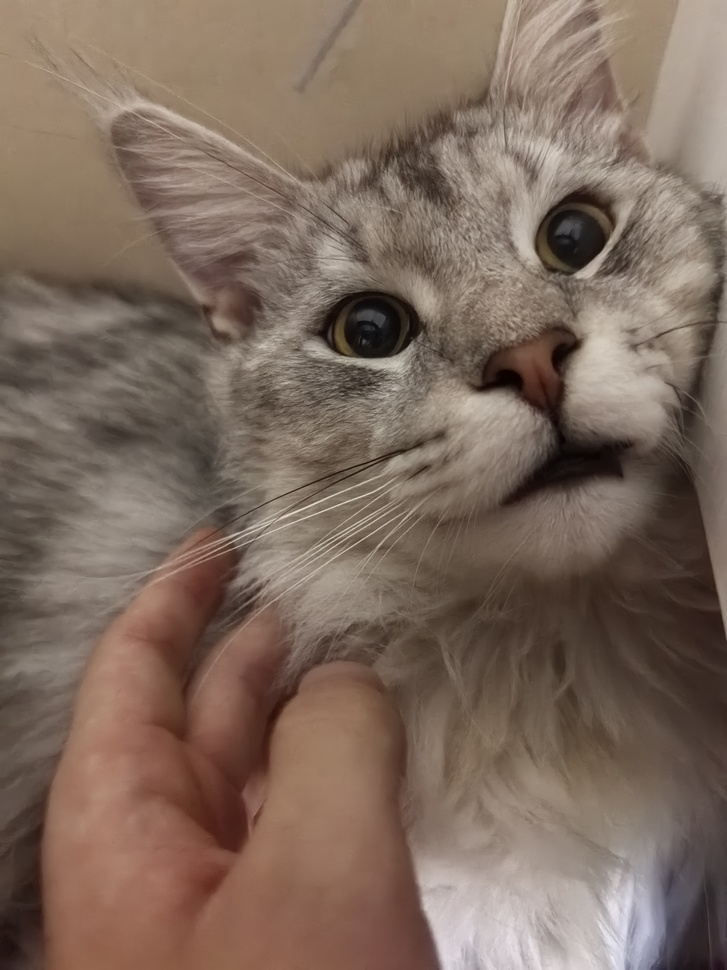
#> input picture cat.jpg, 727 x 970 px, shrunk from 3072 x 4096 before the run
$ python ceshi.py
#> lines starting #> are read from the running program, lines starting #| are printed output that depends on the picture
import cv2
import numpy as np
import matplotlib.pyplot as plt
from numpy.lib.stride_tricks import as_strided

# 1. 图像读取（使用自己拍摄的图像）
def read_image(image_path):
    img = cv2.imread(image_path)
    if img is None:
        raise ValueError("无法读取图像，请检查路径是否正确")
    # 转换为RGB格式（方便后续直方图显示）
    img_rgb = cv2.cvtColor(img, cv2.COLOR_BGR2RGB)
    return img, img_rgb

# 2. 灰度转换
def to_gray(image):
    # 手动实现灰度转换（不调用cv2.cvtColor）
    b, g, r = image[:, :, 0], image[:, :, 1], image[:, :, 2]
    gray = 0.114 * b + 0.587 * g + 0.299 * r
    return gray.astype(np.uint8)

# 3. 手动实现卷积（不调用任何滤波函数包）
def convolve(image, kernel):
    img_height, img_width = image.shape
    kernel_size = kernel.shape[0]
    pad_size = kernel_size // 2

    # 图像填充
    padded_img = np.zeros((img_height + 2 * pad_size, img_width + 2 * pad_size), dtype=np.float32)
    padded_img[pad_size:pad_size + img_height, pad_size:pad_size + img_width] = image.astype(np.float32)

    # 使用as_strided提取窗口（非函数包调用，属于基础数组操作）
    stride = padded_img.strides
    window_shape = (img_height, img_width, kernel_size, kernel_size)
    window_strides = (stride[0], stride[1], stride[0], stride[1])

    windows = as_strided(
        padded_img,
        shape=window_shape,
        strides=window_strides,
        writeable=False
    )

    # 计算卷积
    output = np.sum(windows * kernel, axis=(2, 3))
    output = np.clip(output, 0, 255)
    return output.astype(np.uint8)

# 4. 手动实现颜色直方图（不调用函数包）
def compute_histogram(image):
    # 对于RGB图像，分别计算三个通道的直方图
    channels = ['r', 'g', 'b']
    histograms = {}

    for i, channel in enumerate(channels):
        # 初始化直方图数组（0-255共256个 bins）
        hist = np.zeros(256, dtype=np.int32)
        # 遍历图像像素，统计每个像素值的出现次数
        for row in image[:, :, i]:
            for pixel in row:
                hist[pixel] += 1
        histograms[channel] = hist

    return histograms

# 5. 手动实现纹理特征提取（基于灰度共生矩阵，不调用函数包）
def extract_texture_features(gray_image):
    # 灰度共生矩阵计算（简化版，计算0度方向，距离1）
    gray_level = 256
    glcm = np.zeros((gray_level, gray_level), dtype=np.int32)

    # 遍历图像，统计相邻像素对
    for i in range(gray_image.shape[0]):
        for j in range(gray_image.shape[1] - 1):  # 避免越界
            current = gray_image[i, j]
            neighbor = gray_image[i, j + 1]  # 右侧相邻像素
            glcm[current, neighbor] += 1

    # 从共生矩阵中提取特征
    # 1. 能量
    energy = np.sum(glcm ** 2) / np.sum(glcm) if np.sum(glcm) > 0 else 0
    # 2. 熵
    glcm_normalized = glcm / np.sum(glcm) if np.sum(glcm) > 0 else 0
    entropy = -np.sum(glcm_normalized * np.log2(glcm_normalized + 1e-10))  # 加小值避免log(0)
    # 3. 对比度
    contrast = 0
    for i in range(gray_level):
        for j in range(gray_level):
            contrast += (i - j) ** 2 * glcm_normalized[i, j]

    return {
        'energy': energy,
        'entropy': entropy,
        'contrast': contrast,
        'glcm': glcm  # 保存完整共生矩阵
    }

# 6. 结果可视化与保存
def visualize_and_save_results(original, sobel_x, sobel_y, custom_filter, histograms, texture_features, save_path='results/'):
    import os
    os.makedirs(save_path, exist_ok=True)

    # 保存原始图像和滤波结果
    cv2.imwrite(save_path + 'original.jpg', cv2.cvtColor(original, cv2.COLOR_RGB2BGR))
    cv2.imwrite(save_path + 'sobel_x.jpg', sobel_x)
    cv2.imwrite(save_path + 'sobel_y.jpg', sobel_y)
    cv2.imwrite(save_path + 'custom_filter.jpg', custom_filter)

    # 绘制并保存直方图
    plt.figure(figsize=(12, 4))
    for i, (channel, hist) in enumerate(histograms.items()):
        plt.subplot(1, 3, i + 1)
        plt.bar(range(256), hist, color=channel)
        plt.title(f'{channel.upper()} Histogram')
        plt.xlabel('Pixel Value')
        plt.ylabel('Count')
    plt.tight_layout()
    plt.savefig(save_path + 'histograms.png')
    plt.close()

    # 保存纹理特征
    np.save(save_path + 'texture_features.npy', texture_features)

    print(f"所有结果已保存至 {save_path} 目录")

# 主函数
def main(image_path='cat.jpg'):  # 使用目录中已存在的cat.jpg图像
    # 步骤1：读取图像
#> called with image_path = 'cat.jpg'
    img_bgr, img_rgb = read_image(image_path)
#> in read_image, img is the input picture: shape (970, 727, 3); mean B, G, R 93.3, 105.9, 125.3
    print(f"图像读取完成，尺寸: {img_bgr.shape}")
#| 图像读取完成，尺寸: (970, 727, 3)

    # 步骤2：转换为灰度图
    gray = to_gray(img_bgr)
#> in to_gray, `b, g, r = image[:, :, 0], image[:, :, 1], image[:, :, 2]`:
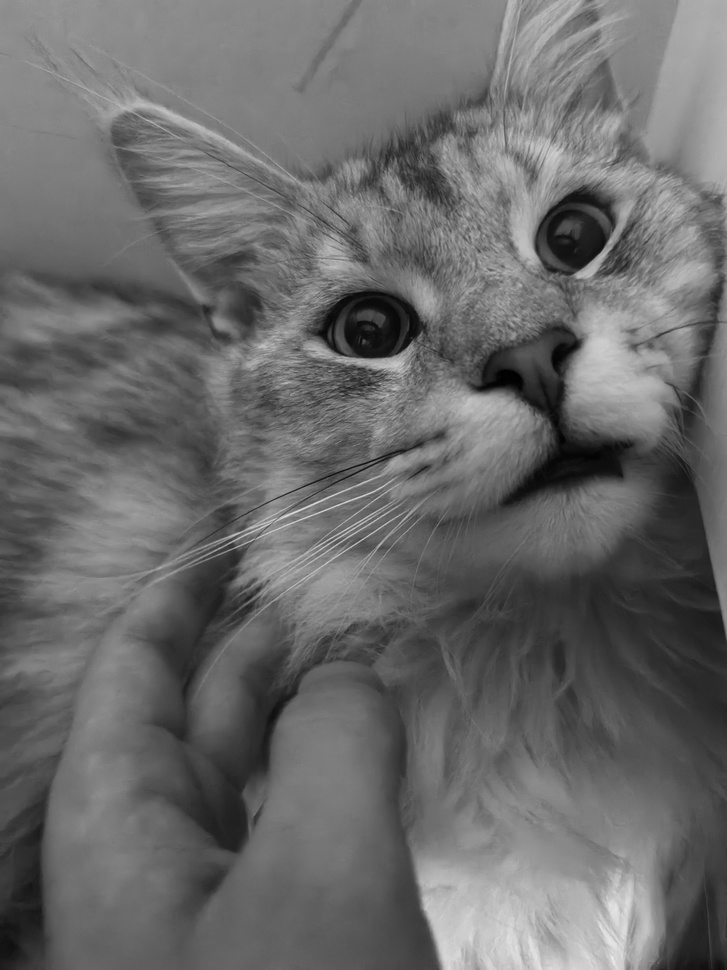
#> g: shape (970, 727); min 0, max 236, mean 105.9
#> in to_gray, `b, g, r = image[:, :, 0], image[:, :, 1], image[:, :, 2]`:
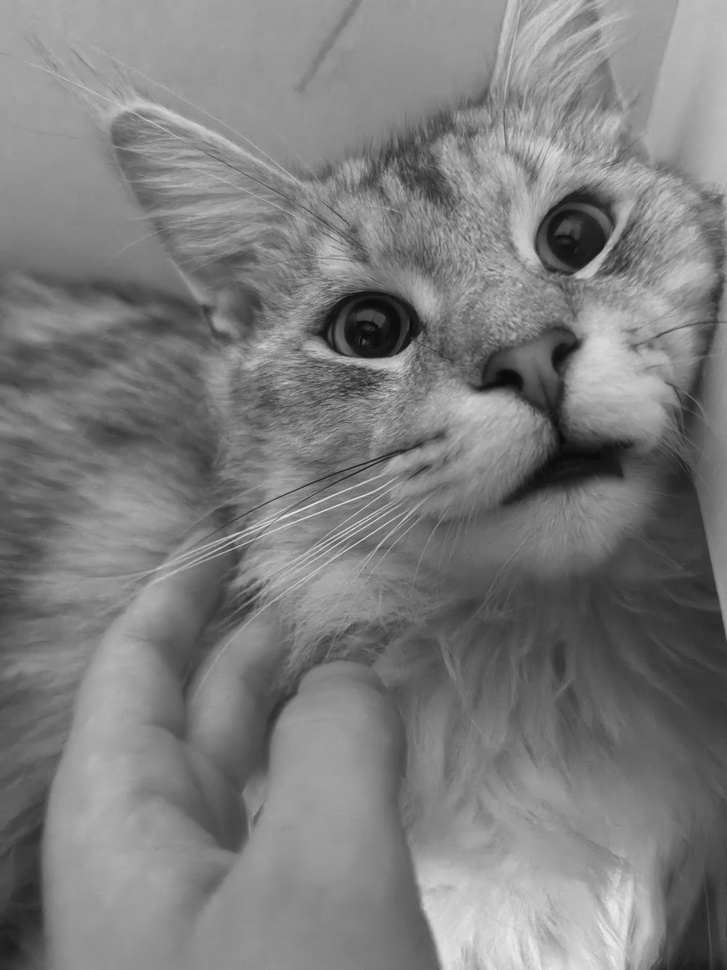
#> r: shape (970, 727); min 9, max 239, mean 125.3
    print("灰度图转换完成")

    # 步骤3：定义卷积核
    sobel_x_kernel = np.array([[-1, 0, 1], [-2, 0, 2], [-1, 0, 1]], dtype=np.float32)
    sobel_y_kernel = np.array([[-1, -2, -1], [0, 0, 0], [1, 2, 1]], dtype=np.float32)
    custom_kernel = np.array([[1, 0, -1], [2, 0, -2], [1, 0, -1]], dtype=np.float32)  # 给定卷积核

    # 步骤4：应用滤波
    sobel_x = convolve(gray, sobel_x_kernel)
#> in convolve, `stride = padded_img.strides`: stride = (2916, 4)
#> in convolve, `window_strides = (stride[0], stride[1], stride[0], stride[1])`: window_strides = (2916, 4, 2916, 4)
    sobel_y = convolve(gray, sobel_y_kernel)
    custom_filtered = convolve(gray, custom_kernel)
#> in convolve (call 3), `output = np.sum(windows * kernel, axis=(2, 3))`:
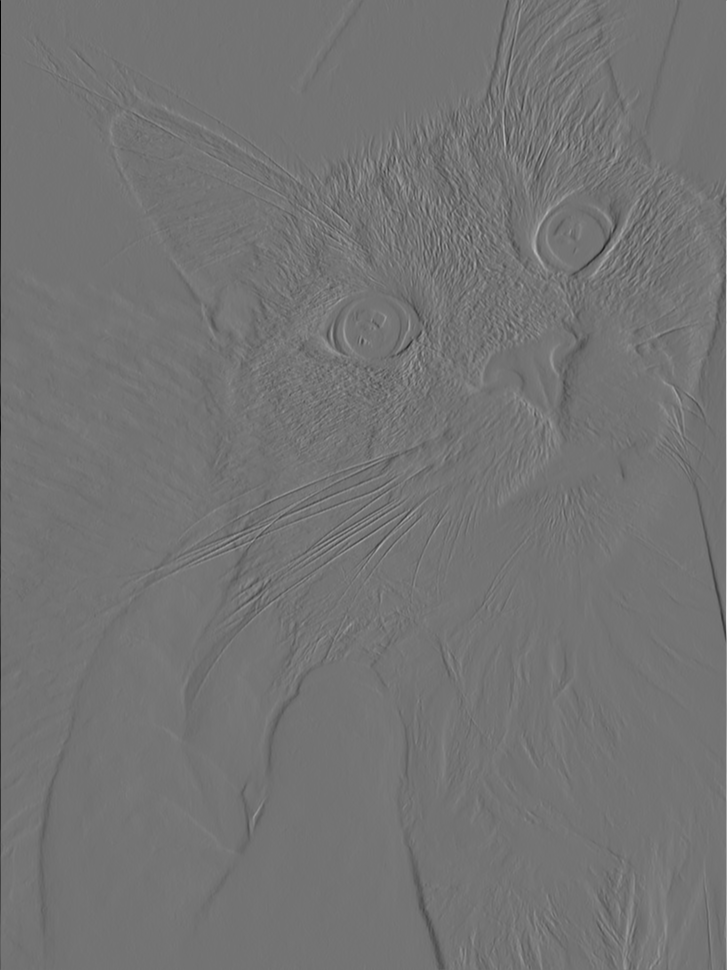
#> output: shape (970, 727) float32; min -598, max 717, mean -0.1; drawn with min black and max white
#> in convolve (call 3), `output = np.clip(output, 0, 255)`:
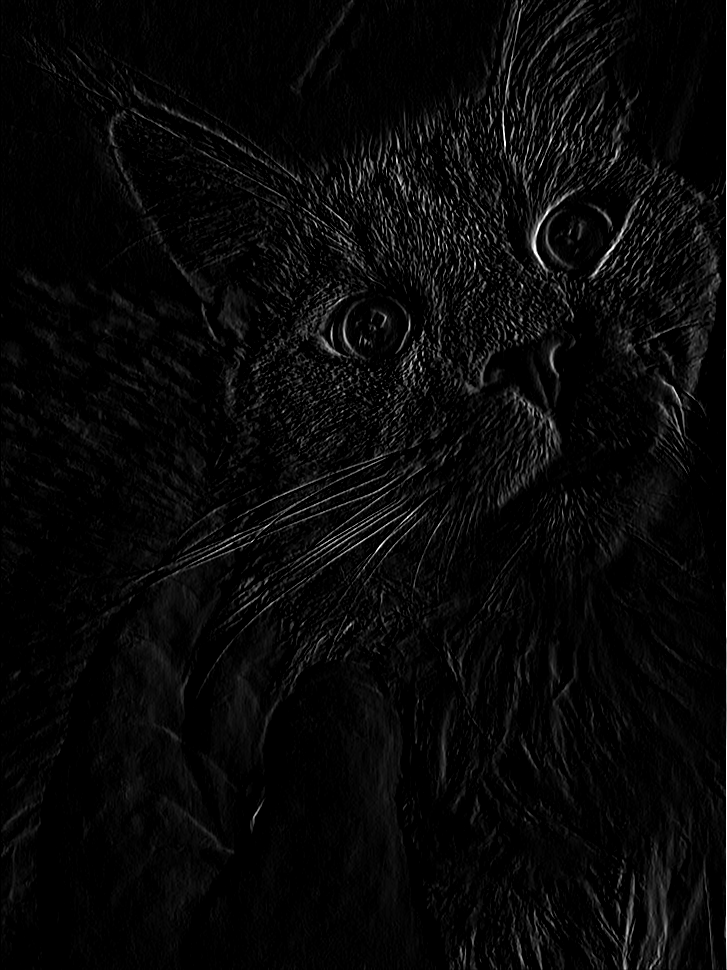
#> output: shape (970, 727) float32; min 0, max 255, mean 8.4
    print("所有滤波操作完成")

    # 步骤5：计算颜色直方图
    histograms = compute_histogram(img_rgb)
#> histograms = 3 items
    print("颜色直方图计算完成")

    # 步骤6：提取纹理特征
    texture_features = extract_texture_features(gray)
#> after the loop in extract_texture_features, `for i in range(gray_image.shape[0]):`:
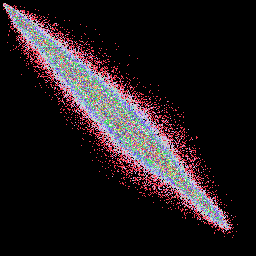
#> glcm: shape (256, 256) int32; 697 distinct labels, from 0 to 3340; one colour per label, 0 black
#> in extract_texture_features, `energy = np.sum(glcm ** 2) / np.sum(glcm) if np.sum(glcm) > 0 else 0`: energy = 790.3
#> in extract_texture_features, `glcm_normalized = glcm / np.sum(glcm) if np.sum(glcm) > 0 else 0`:
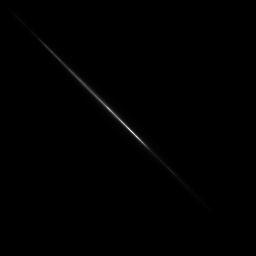
#> glcm_normalized: shape (256, 256) float64; min 0, max 0.00474, mean 1.53e-05; drawn with min black and max white
#> in extract_texture_features, `entropy = -np.sum(glcm_normalized * np.log2(glcm_normalized + 1e-10))`: entropy = 10.94
#> after the loop in extract_texture_features, `for i in range(gray_level):`: contrast = 29.01
#> texture_features = 4 items
    print("纹理特征提取完成")

    # 步骤7：可视化并保存结果
    visualize_and_save_results(img_rgb, sobel_x, sobel_y, custom_filtered, histograms, texture_features)
#> the loop in visualize_and_save_results, `for i, (channel, hist) in enumerate(histograms.items()):` made 3 passes
#> channel on passes 1 to 3: 'r', 'g', 'b'
#> in visualize_and_save_results, `plt.savefig(save_path + 'histograms.png')`:
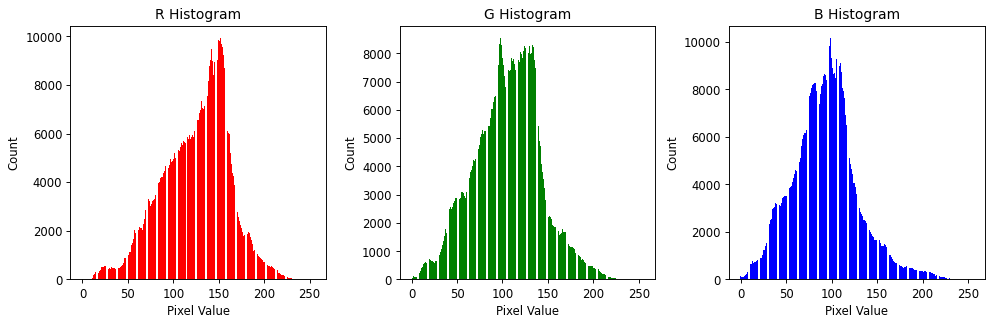
#> figure drawn by matplotlib, 3 panels; panel 1: tallest bar 9933 high, from x = 151.6 to 152.4; panel 2: tallest bar 8548 high, from x = 97.6 to 98.4; panel 3: tallest bar 10172 high, from x = 98.6 to 99.4

    # 显示结果（可选）
    cv2.namedWindow('Original', cv2.WINDOW_NORMAL)
    cv2.imshow('Original', img_bgr)
    cv2.namedWindow('Sobel X', cv2.WINDOW_NORMAL)
    cv2.imshow('Sobel X', sobel_x)
    cv2.namedWindow('Sobel Y', cv2.WINDOW_NORMAL)
    cv2.imshow('Sobel Y', sobel_y)
    cv2.namedWindow('Custom Filter', cv2.WINDOW_NORMAL)
    cv2.imshow('Custom Filter', custom_filtered)
    cv2.waitKey(0)
    cv2.destroyAllWindows()
if __name__ == "__main__":
    main('cat.jpg')  # 直接使用cat.jpg图像运行程序
